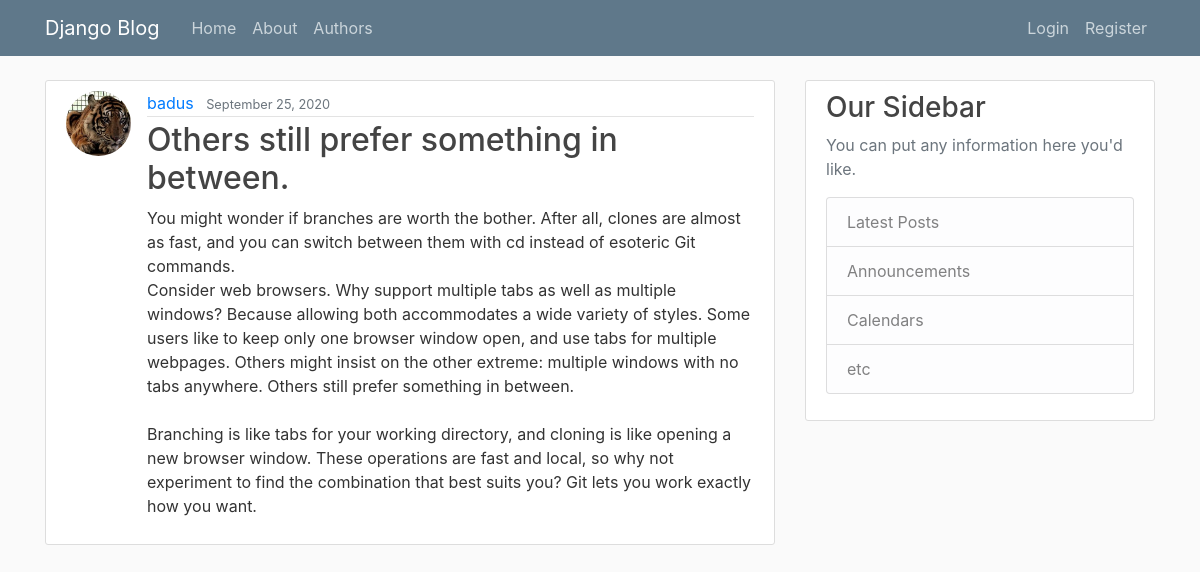
/post/16/, run on the app's committed database.
### blog/models.py (models this page shows, shortened)
class Post(models.Model):
    title = models.CharField(max_length=100)
    content = models.TextField()
    date_posted = models.DateTimeField(default=timezone.now)
    author = models.ForeignKey(User, on_delete=models.CASCADE)

### users/models.py (models this page shows, shortened)
class Profile(models.Model):
    user = models.OneToOneField(User, on_delete=models.CASCADE)
    image = models.ImageField(default='default.jpg', upload_to='profile_pics')

### blog/views.py (the view)
# urls.py: path('post/<int:pk>/', PostDetailView.as_view(), name='post-detail'),
class PostDetailView(DetailView):
    model = Post

### blog/templates/blog/post_detail.html (shortened to what this page needs)
{% extends "blog/base.html" %}
{% block content %}
  <article class="media content-section">
    <img class="rounded-circle article-img" src="{{ object.author.profile.image.url }}">
    <div class="media-body">
      <div class="article-metadata">
        <a class="mr-2" href="{% url 'user-posts' object.author.username %}">{{ object.author }}</a>
        <small class="text-muted">{{ object.date_posted|date:"F d, Y" }}</small>
      </div>
      <h2 class="article-title">{{ object.title }}</h2>
      <p class="article-content">{{ object.content }}</p>
    </div>
  </article>
{% endblock content %}

### blog/static/blog/main.css (style rules this page uses)
body { background: #fafafa; color: #333333; margin-top: 5rem; }
h1, h2, h3, h4, h5, h6 { color: #444444; }
.content-section { background: #ffffff; padding: 10px 20px; border: 1px solid #dddddd; border-radius: 3px; margin-bottom: 20px; }
.article-title { color: #444444; }
.article-content { white-space: pre-line; }
.article-img { height: 65px; width: 65px; margin-right: 16px; }
.article-metadata { padding-bottom: 1px; margin-bottom: 4px; border-bottom: 1px solid #e3e3e3 }

### data on the page
Post: author.profile.image (placeholder picture), author "badus", date_posted "September 25, 2020", title "Others still prefer something in between.", content "You might wonder if branches are worth the bother. After all, clones are almost as fast, and you can switch between them with cd instead of esoteric Git commands. Consider web browsers. Why support multiple tabs as well as multiple windows? Because allowing both accommodates a wide variety of styles. Some users like to keep only one browser window open, and use tabs for multiple webpages. Others might insist on the other extreme: multiple windows with no tabs anywhere. Others still prefer something in between. Branching is like tabs for your working directory, and cloning is like opening a new browser window. These operations are fast and local, so why not experiment to find the combination…"
